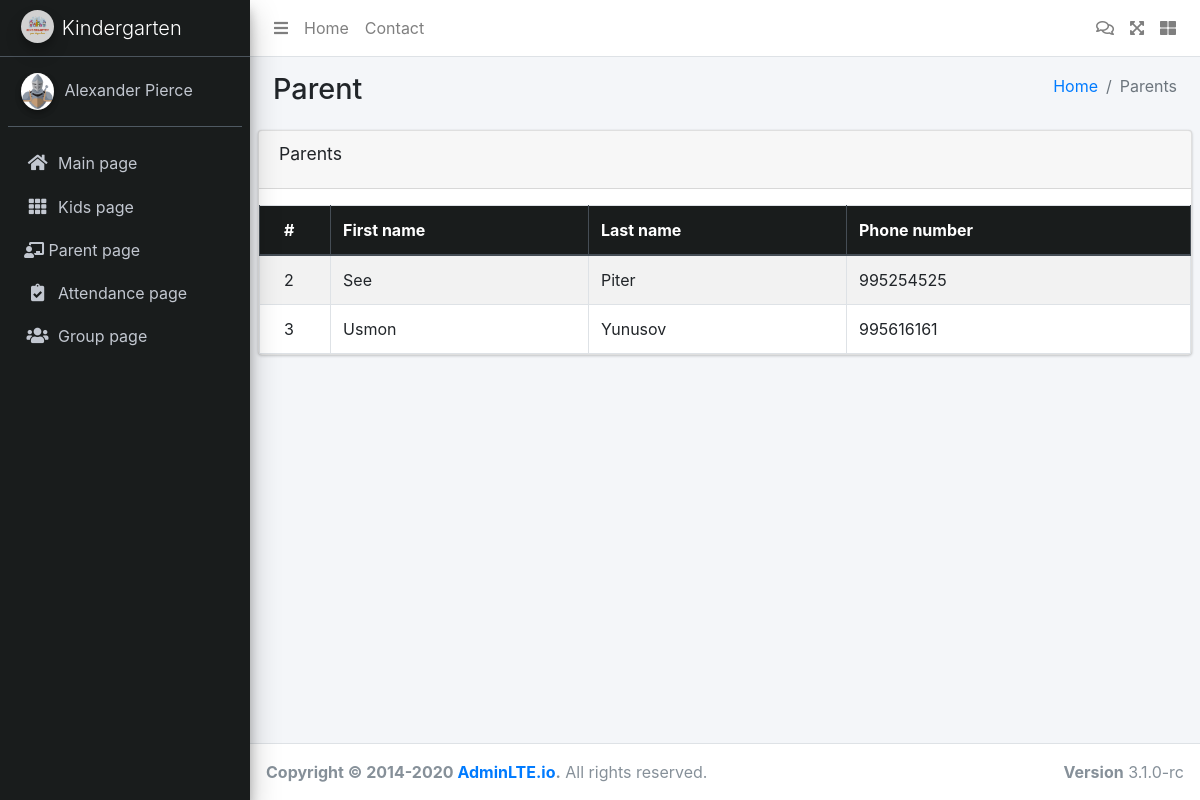
/kids_page/parent_page/ (signed in), run on the app's committed database.
### kids/models.py (models this page shows, shortened)
class Parent(models.Model):
    first_name = models.CharField(max_length=50, blank=True, null=True)
    last_name = models.CharField(max_length=50, blank=True, null=True)
    phone_number = models.CharField(max_length=25, blank=True, null=True)
    address = models.ForeignKey(Address, on_delete=models.CASCADE, blank=True, null=True)

### kids/views.py (the view)
# urls.py: path('parent_page/', parent_page, name='parent_page'),
@login_required(login_url='login')
def parent_page(request):
    parent = Parent.objects.all()
    form = None
    create_form = ParentForm()
    if not can_access_caretaker and can_access_chief(request.user):
        return render(request, 'parent.html', )
    edit_ingredient_id = request.GET.get('edit_meal_id')
    if request.method == 'POST':
        if edit_ingredient_id:
            ingredient_to_edit = get_object_or_404(Parent, id=edit_ingredient_id)
            form = ParentForm(request.POST, instance=ingredient_to_edit)
            if form.is_valid():
                form.save()
                return redirect('parent_page')
        else:
            create_form = ParentForm(request.POST)
            print(create_form)
            print(create_form.is_valid())
            print(create_form.errors)
            if create_form.is_valid():
                create_form.save()
                return redirect('parent_page')
    else:
        if edit_ingredient_id:
            try:
                ingredient_to_edit = Parent.objects.get(id=edit_ingredient_id)
                form = ParentForm(instance=ingredient_to_edit)
            except Parent.DoesNotExist:
                form = None
        else:
            form = None
    context = {
        'parents': parent,
        'form': form,
        'create_form': create_form,
        'edit_ingredient_id': edit_ingredient_id,
        'user_role': request.user.role,
    }
    return render(request, 'parent.html', context)

### templates/parent.html (shortened to what this page needs)
{% extends 'base.html'%}
{% load static %}
{% load widget_tweaks %}
{% block content %}
<div class="wrapper">
    <nav class="main-header navbar navbar-expand navbar-white navbar-light">
        <ul class="navbar-nav">
            <li class="nav-item">
                <a class="nav-link" data-widget="pushmenu" href="#" role="button"><i class="fas fa-bars"></i></a>
            </li>
            <li class="nav-item d-none d-sm-inline-block">
                <a href="../../index3.html" class="nav-link">Home</a>
            </li>
            <li class="nav-item d-none d-sm-inline-block">
                <a href="#" class="nav-link">Contact</a>
            </li>
        </ul>
        <ul class="navbar-nav ml-auto">
            <a class="nav-link" href="{% url 'check_inventory_and_alert' %}">
                <i class="far fa-comments"></i>
            </a>
            <li class="nav-item">
                <a class="nav-link" data-widget="fullscreen" href="#" role="button">
                    <i class="fas fa-expand-arrows-alt"></i>
                </a>
            </li>
            <li class="nav-item">
                <a class="nav-link" data-widget="control-sidebar" data-slide="true" href="#" role="button">
                    <i class="fas fa-th-large"></i>
                </a>
            </li>
        </ul>
    </nav>
    <aside class="main-sidebar sidebar-dark-primary elevation-4" style="background: #191c1c">
        <a href="../../index3.html" class="brand-link">
            <img src="{% static 'img/logo-template-for-children-s-business-kindergarten-school-training-vector.jpg' %}"
                 alt="AdminLTE Logo"
                 class="brand-image img-circle elevation-3" style="opacity: .8">
            <span class="brand-text font-weight-light">Kindergarten</span>
        </a>
        <div class="sidebar">
            <div class="user-panel mt-3 pb-3 mb-3 d-flex">
                <div class="image">
                    <img src="{% static 'img/medieval-knight-armor_1308-174955.avif' %}" class="img-circle elevation-2"
                         alt="User Image">
                </div>
                <div class="info">
                    <a href="#" class="d-block">Alexander Pierce</a>
                </div>
            </div>
            <nav class="mt-2">
                <ul class="nav nav-pills nav-sidebar flex-column" data-widget="treeview" role="menu"
                    data-accordion="false">
                    <li class="nav-item">
                        <a href="{% url 'index' %}" class="nav-link">
                            <i class="nav-icon fas fa-home"></i>
                            <p>
                                Main page
                            </p>
                        </a>
                    </li>
                    {% if user_role == 'caretaker' or user_role == 'admin' %}
                    <li class="nav-item">
                        <a href="{% url 'kids_page' %}" class="nav-link">
                            <i class="nav-icon fas fa-th"></i>
                            <p>
                                Kids page
                            </p>
                        </a>
                    </li>
                    <li class="nav-item">
                        <a href="{% url 'parent_page' %}" class="nav-link">
                            <i class="fas fa-chalkboard-teacher"></i>
                            <p>
                                Parent page
                            </p>
                        </a>
                    </li>
                    <li class="nav-item">
                        <a href="{% url 'attendance_page' %}" class="nav-link">
                            <i class="nav-icon fas 	fa-clipboard-check"></i>
                            <p>
                                Attendance page
                            </p>
                        </a>
                    </li>
                    <li class="nav-item">
                        <a href="{% url 'group_data_page' %}" class="nav-link">
                            <i class="nav-icon fas fa-users"></i>
                            <p>
                                Group page
                            </p>
                        </a>
                    </li>
                    {% endif %}
                </ul>
            </nav>
        </div>
    </aside>
    <div class="content-wrapper">
        <section class="content-header">
            <div class="container-fluid">
                <div class="row mb-2">
                    <div class="col-sm-6">
                        <h1>Parent</h1>
                    </div>
                    <div class="col-sm-6">
                        <ol class="breadcrumb float-sm-right">
                            <li class="breadcrumb-item"><a href="#">Home</a></li>
                            <li class="breadcrumb-item active">Parents</li>
                        </ol>
                    </div>
                </div>
            </div>
        </section>
        <section class="content">
            <div class="card">
                <div class="card-header">
                    <h3 class="card-title">Parents</h3>
                </div>
                <div class="card-body p-0">
                    <table class="table table-bordered table-striped">
                        <thead class="thead-dark">
                        <tr>
                            <th style="width: 3%; background: #191c1c">#</th>
                            <th style="width: 15%;background: #191c1c">First name</th>
                            <th style="width: 15%; background: #191c1c">Last name</th>
                            <th style="width: 20%; background: #191c1c">Phone number</th>
                        </tr>
                        </thead>
                        <tbody>
                        {% for parent in parents %}
                        <tr>
                            <td>{{ parent.id }}</td>
                            <td>{{ parent.first_name }}</td>
                            <td>{{ parent.last_name }}</td>
                            <td>{{ parent.phone_number }}</td>
                        </tr>
                        {% endfor %}
                        </tbody>
                    </table>
                </div>
            </div>
        </section>
    </div>
    <footer class="main-footer">
        <div class="float-right d-none d-sm-block">
            <b>Version</b> 3.1.0-rc
        </div>
        <strong>Copyright &copy; 2014-2020 <a href="https://adminlte.io">AdminLTE.io</a>.</strong> All rights reserved.
    </footer>
</div>
{% endblock content%}

### data on the page
Parent: id "2", first_name "See", last_name "Piter", phone_number "995254525"
Parent: id "3", first_name "Usmon", last_name "Yunusov", phone_number "995616161"
